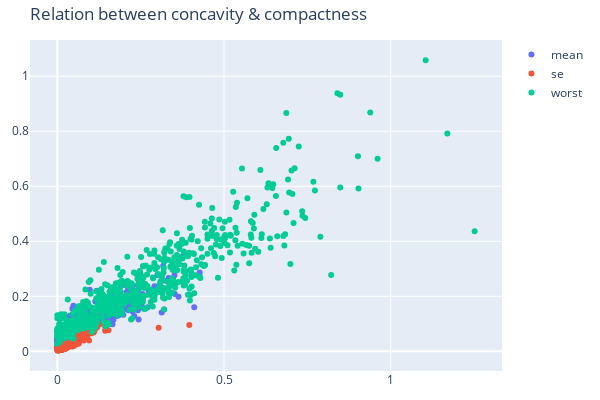

The notebook cell this image was saved under:
### Code cell
plot.scatter_feature_plot(df, "concavity", "compactness", "Relation between concavity & compactness", fields)

### Figure 1 — Plotly figure (JSON) as saved in the notebook; plotly's stock layout.template omitted (floating-point values rounded to 4 significant figures; data arrays with more than 128 entries replaced by an {"elided": "..."} marker saying what was removed)
{"data": [{"mode": "markers", "name": "mean", "type": "scatter", "x": {"elided": "569 float values"}, "y": {"elided": "569 float values"}}, {"mode": "markers", "name": "se", "type": "scatter", "x": {"elided": "569 float values"}, "y": {"elided": "569 float values"}}, {"mode": "markers", "name": "worst", "type": "scatter", "x": {"elided": "569 float values"}, "y": {"elided": "569 float values"}}], "layout": {"height": 400, "margin": {"b": 20, "l": 20, "r": 20, "t": 40}, "title": {"text": "Relation between concavity & compactness"}, "width": 600}}
